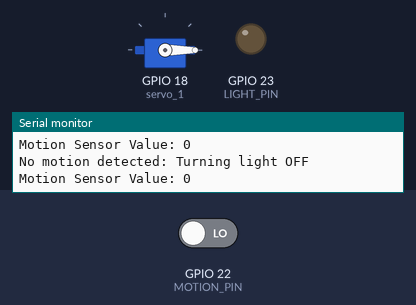
The sketch below on a simulated ESP32. Parts: servo, output pins drawn as LEDs (lit = HIGH), the last lines printed to the serial monitor. The test bench sets the inputs (shaded band); at power-on: GPIO 22 (MOTION_PIN) LOW.

Above: at 1.2 s.
1.3 s: GPIO 22 (MOTION_PIN) driven HIGH
At 2.6 s:
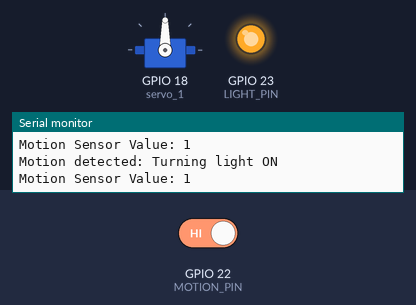
2.9 s: GPIO 22 (MOTION_PIN) driven LOW
At 4.1 s:
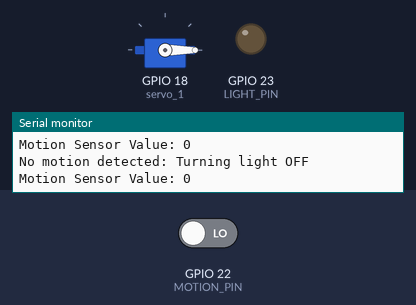
Timing chart, 0 to 5.9 s (numbered marks = the images above; inputs shaded):
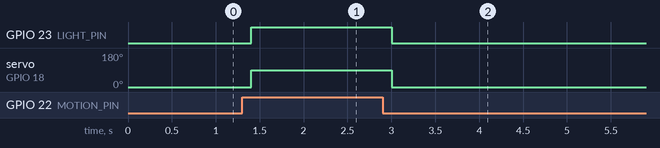

Measured:
- after the input at 1.3 s, GPIO 23 (LIGHT_PIN): LOW → HIGH after 0.10 s; servo on GPIO 18 (servo_1): 0° → 90° after 0.10 s
- after the input at 2.9 s, GPIO 23 (LIGHT_PIN): HIGH → LOW after 0.11 s; servo on GPIO 18 (servo_1): 90° → 0° after 0.11 s

The sketch:

IOT_TESTDEVICE.ino
```cpp
#include <ESP32Servo.h>
//#define FLAME_PIN 22
#define MOTION_PIN 22
#define LIGHT_PIN 23
static const int SERVO_PIN = 18;
int value;
Servo servo_1;
void setup() {
    servo_1.attach(18);
//    Serial.println(18);
    servo_1.write(0);
    pinMode(MOTION_PIN,INPUT);
    pinMode(LIGHT_PIN,OUTPUT);
    digitalWrite(LIGHT_PIN,LOW);

    Serial.begin(9600);
}
void loop() {
  value = digitalRead(MOTION_PIN);
  if (value == HIGH) { // Motion detected
      Serial.println("Motion detected: Turning light ON");
      digitalWrite(LIGHT_PIN, HIGH); // Turn light ON
      servo_1.write(90); // Example: Move servo to 90 degrees
  } else { // No motion
      Serial.println("No motion detected: Turning light OFF");
      digitalWrite(LIGHT_PIN, LOW); // Turn light OFF
      servo_1.write(0); // Example: Reset servo to 0 degrees
  }

  // Debugging: Print motion sensor value
  Serial.print("Motion Sensor Value: ");
  Serial.println(value);
  delay(200);
//  for(int posDegrees = 0; posDegrees <= 180; posDegrees++) {
//    servo_1.write(posDegrees);
//    Serial.println(posDegrees);
//    delay(20);
//  }
//
//  for(int posDegrees = 180; posDegrees >= 0; posDegrees--) {
//    servo_1.write(posDegrees);
//    Serial.println(posDegrees);
//    delay(20);
//  }
}
```
